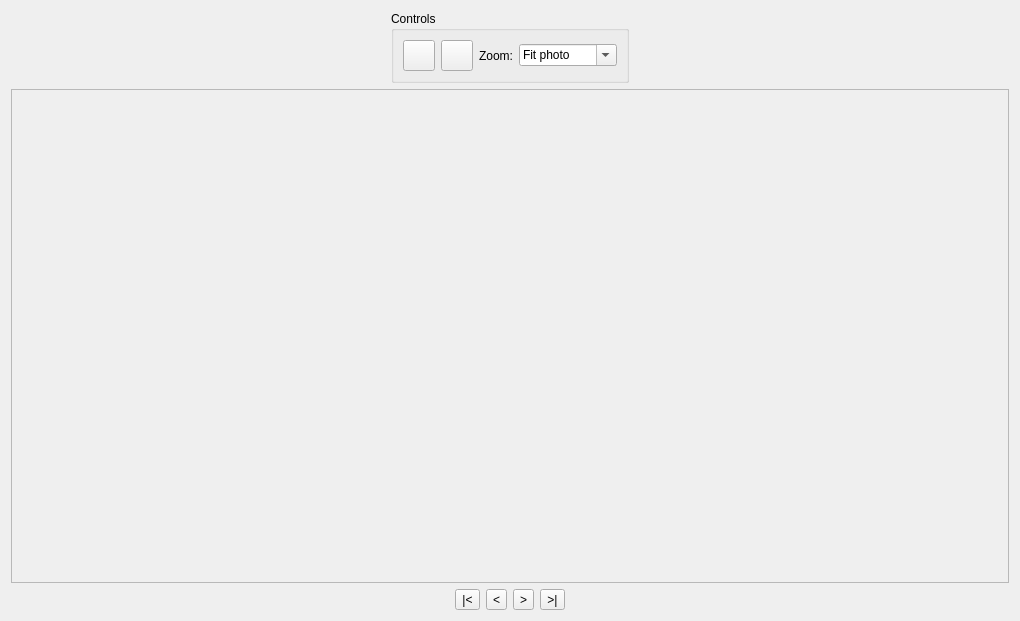
<?xml version="1.0" encoding="UTF-8"?>
<ui version="4.0">
 <class>ImageViewer</class>
 <widget class="QWidget" name="ImageViewer">
  <property name="geometry">
   <rect>
    <x>0</x>
    <y>0</y>
    <width>1020</width>
    <height>621</height>
   </rect>
  </property>
  <property name="windowTitle">
   <string>Form</string>
  </property>
  <layout class="QVBoxLayout" name="verticalLayout">
   <item>
    <layout class="QVBoxLayout" name="controlBarContainer">
     <item>
      <layout class="QHBoxLayout" name="controlBar">
       <item>
        <widget class="QGroupBox" name="grpImageControls">
         <property name="sizePolicy">
          <sizepolicy hsizetype="Fixed" vsizetype="Fixed">
           <horstretch>0</horstretch>
           <verstretch>0</verstretch>
          </sizepolicy>
         </property>
         <property name="title">
          <string>Controls</string>
         </property>
         <layout class="QHBoxLayout" name="horizontalLayout_4">
          <item>
           <widget class="QToolButton" name="tbtnRotateCCW">
            <property name="text">
             <string/>
            </property>
            <property name="iconSize">
             <size>
              <width>24</width>
              <height>24</height>
             </size>
            </property>
           </widget>
          </item>
          <item>
           <widget class="QToolButton" name="tbtnRotateCW">
            <property name="text">
             <string/>
            </property>
            <property name="iconSize">
             <size>
              <width>24</width>
              <height>24</height>
             </size>
            </property>
           </widget>
          </item>
          <item>
           <widget class="QLabel" name="label">
            <property name="text">
             <string>Zoom:</string>
            </property>
           </widget>
          </item>
          <item>
           <widget class="QComboBox" name="cbxZoom">
            <property name="editable">
             <bool>true</bool>
            </property>
            <property name="currentIndex">
             <number>0</number>
            </property>
            <property name="insertPolicy">
             <enum>QComboBox::NoInsert</enum>
            </property>
            <item>
             <property name="text">
              <string>Fit photo</string>
             </property>
            </item>
            <item>
             <property name="text">
              <string>Fit specimen</string>
             </property>
            </item>
            <item>
             <property name="text">
              <string>10%</string>
             </property>
            </item>
            <item>
             <property name="text">
              <string>25%</string>
             </property>
            </item>
            <item>
             <property name="text">
              <string>50%</string>
             </property>
            </item>
            <item>
             <property name="text">
              <string>100%</string>
             </property>
            </item>
            <item>
             <property name="text">
              <string>200%</string>
             </property>
            </item>
            <item>
             <property name="text">
              <string>300%</string>
             </property>
            </item>
            <item>
             <property name="text">
              <string>400%</string>
             </property>
            </item>
           </widget>
          </item>
         </layout>
        </widget>
       </item>
      </layout>
     </item>
    </layout>
   </item>
   <item>
    <widget class="QFrame" name="viewFrame">
     <property name="frameShape">
      <enum>QFrame::StyledPanel</enum>
     </property>
     <property name="frameShadow">
      <enum>QFrame::Raised</enum>
     </property>
    </widget>
   </item>
   <item>
    <layout class="QHBoxLayout" name="horizontalLayout">
     <item>
      <spacer name="horizontalSpacer">
       <property name="orientation">
        <enum>Qt::Horizontal</enum>
       </property>
       <property name="sizeHint" stdset="0">
        <size>
         <width>40</width>
         <height>20</height>
        </size>
       </property>
      </spacer>
     </item>
     <item>
      <widget class="QToolButton" name="tbtnFirst">
       <property name="toolTip">
        <string>First</string>
       </property>
       <property name="text">
        <string>|&lt;</string>
       </property>
      </widget>
     </item>
     <item>
      <widget class="QToolButton" name="tbtnPrev">
       <property name="toolTip">
        <string>Previous</string>
       </property>
       <property name="text">
        <string>&lt;</string>
       </property>
      </widget>
     </item>
     <item>
      <widget class="QToolButton" name="tbtnNext">
       <property name="toolTip">
        <string>Next</string>
       </property>
       <property name="text">
        <string>&gt;</string>
       </property>
      </widget>
     </item>
     <item>
      <widget class="QToolButton" name="tbtnLast">
       <property name="toolTip">
        <string>Last</string>
       </property>
       <property name="text">
        <string>&gt;|</string>
       </property>
      </widget>
     </item>
     <item>
      <spacer name="horizontalSpacer_2">
       <property name="orientation">
        <enum>Qt::Horizontal</enum>
       </property>
       <property name="sizeHint" stdset="0">
        <size>
         <width>40</width>
         <height>20</height>
        </size>
       </property>
      </spacer>
     </item>
    </layout>
   </item>
  </layout>
 </widget>
 <resources/>
 <connections/>
</ui>
